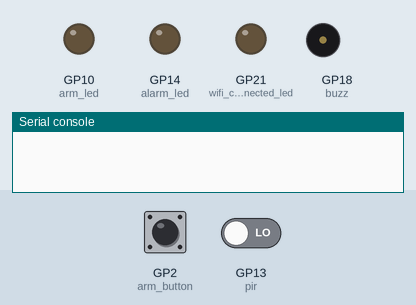
The program below on a simulated Raspberry Pi Pico running MicroPython. On the bench: output pins drawn as LEDs (lit = HIGH), buzzer (waves = sounding, pin HIGH), the last lines printed to the serial console. Dashed ring = blinking. The test bench sets the inputs (shaded band); at power-on: GP2 (arm_button) LOW, GP13 (pir) LOW.

Above: at 1.2 s.
1.3 s: GP2 (arm_button) pulled HIGH for 0.15 s
At 2.3 s:
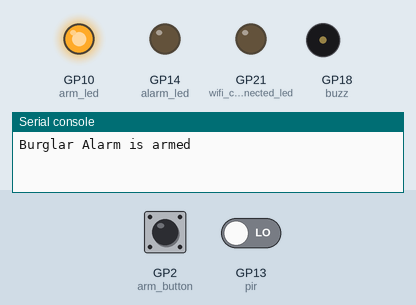
2.9 s: GP13 (pir) driven HIGH
At 3.15 s:
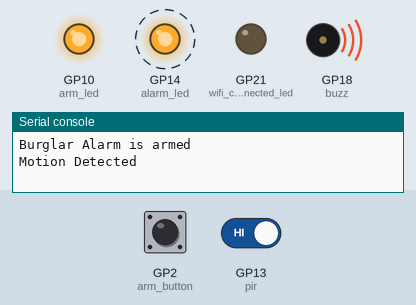
Timing chart, 0 to 5.9 s (numbered marks = the images above; inputs shaded):
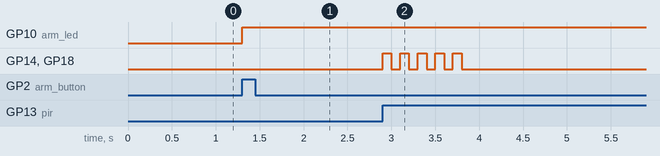

Measured:
- after the input at 1.3 s, GP10 (arm_led): LOW → HIGH at once
- after the input at 2.9 s, GP14 (alarm_led), GP18 (buzz): alternates HIGH for 0.10 s and LOW for 0.10 s, 10 changes in all, then stays LOW, starting at once

The program:

basicburglaralarm.py
```python
#Library
from machine import Pin
import utime

#setup
buzz=Pin(18,Pin.OUT)
arm_button=Pin(2,Pin.IN,Pin.PULL_DOWN)
rst_button=Pin(3,Pin.IN,Pin.PULL_DOWN)
pir = Pin(13, Pin.IN)
arm_led=Pin(10,Pin.OUT)
alarm_led=Pin(14,Pin.OUT)
wifi_connected_led=Pin(21,Pin.OUT)


def pir_handler(pin):
    print("Motion Detected")
    for i in range(10):
        alarm_led.toggle()
        buzz.toggle()
        utime.sleep_ms(100)

def arm(pin):
    if arm_led.value() == 1:
        pass
    else:
        arm_led.on()
        pir.irq(trigger=Pin.IRQ_RISING,handler=pir_handler)
        print('Burglar Alarm is armed')

def disarm(pin):
    arm_led.off()
    pir.irq(trigger=Pin.IRQ_RISING,handler=None)
    print('Burglar Alarm is disarmed')


while True:
    arm_button.irq(trigger=Pin.IRQ_RISING,handler=arm)
    rst_button.irq(trigger=Pin.IRQ_RISING,handler=disarm)
```
